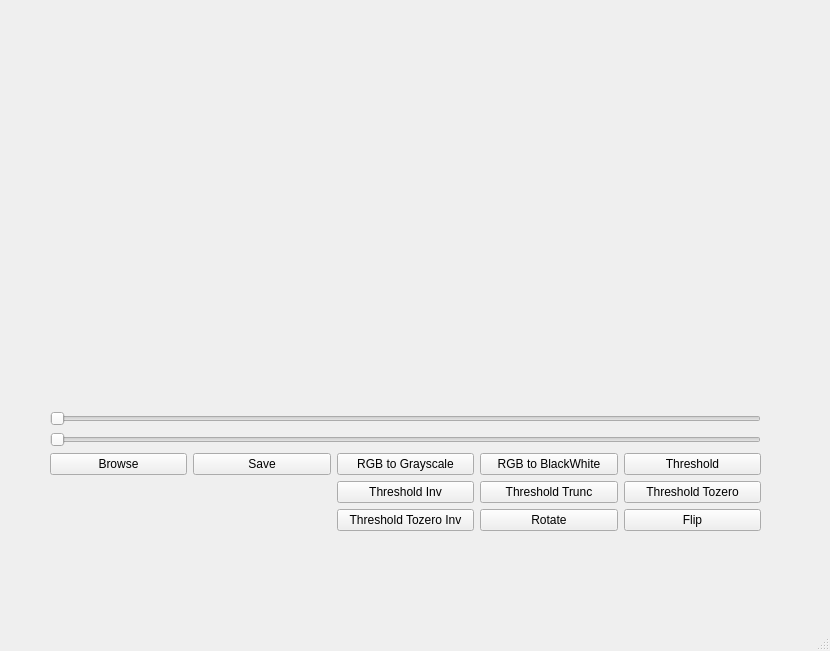
<?xml version="1.0" encoding="UTF-8"?>
<ui version="4.0">
 <class>MainWindow</class>
 <widget class="QMainWindow" name="MainWindow">
  <property name="geometry">
   <rect>
    <x>0</x>
    <y>0</y>
    <width>830</width>
    <height>651</height>
   </rect>
  </property>
  <property name="windowTitle">
   <string>MainWindow</string>
  </property>
  <widget class="QWidget" name="centralwidget">
   <widget class="QWidget" name="layoutWidget">
    <property name="geometry">
     <rect>
      <x>50</x>
      <y>20</y>
      <width>711</width>
      <height>511</height>
     </rect>
    </property>
    <layout class="QGridLayout" name="gridLayout">
     <item row="6" column="3">
      <widget class="QPushButton" name="pushButton_5">
       <property name="text">
        <string>Threshold Trunc</string>
       </property>
      </widget>
     </item>
     <item row="6" column="4">
      <widget class="QPushButton" name="pushButton_8">
       <property name="text">
        <string>Threshold Tozero</string>
       </property>
      </widget>
     </item>
     <item row="6" column="2">
      <widget class="QPushButton" name="pushButton_6">
       <property name="text">
        <string>Threshold Inv</string>
       </property>
      </widget>
     </item>
     <item row="5" column="2">
      <widget class="QPushButton" name="pushButton_3">
       <property name="text">
        <string>RGB to Grayscale</string>
       </property>
      </widget>
     </item>
     <item row="4" column="0" colspan="5">
      <widget class="QSlider" name="horizontalSlider_2">
       <property name="orientation">
        <enum>Qt::Horizontal</enum>
       </property>
      </widget>
     </item>
     <item row="5" column="4">
      <widget class="QPushButton" name="pushButton_7">
       <property name="text">
        <string>Threshold</string>
       </property>
      </widget>
     </item>
     <item row="5" column="0">
      <widget class="QPushButton" name="pushButton">
       <property name="text">
        <string>Browse</string>
       </property>
      </widget>
     </item>
     <item row="3" column="0" colspan="5">
      <widget class="QSlider" name="horizontalSlider">
       <property name="orientation">
        <enum>Qt::Horizontal</enum>
       </property>
      </widget>
     </item>
     <item row="0" column="0" colspan="5">
      <widget class="QLabel" name="label">
       <property name="text">
        <string/>
       </property>
       <property name="pixmap">
        <pixmap>download.jpg</pixmap>
       </property>
      </widget>
     </item>
     <item row="5" column="1">
      <widget class="QPushButton" name="pushButton_2">
       <property name="text">
        <string>Save</string>
       </property>
      </widget>
     </item>
     <item row="5" column="3">
      <widget class="QPushButton" name="pushButton_4">
       <property name="text">
        <string>RGB to BlackWhite</string>
       </property>
      </widget>
     </item>
     <item row="7" column="2">
      <widget class="QPushButton" name="pushButton_9">
       <property name="text">
        <string>Threshold Tozero Inv</string>
       </property>
      </widget>
     </item>
     <item row="7" column="3">
      <widget class="QPushButton" name="pushButton_10">
       <property name="text">
        <string>Rotate</string>
       </property>
      </widget>
     </item>
     <item row="7" column="4">
      <widget class="QPushButton" name="pushButton_11">
       <property name="text">
        <string>Flip</string>
       </property>
      </widget>
     </item>
    </layout>
   </widget>
  </widget>
  <widget class="QMenuBar" name="menubar">
   <property name="geometry">
    <rect>
     <x>0</x>
     <y>0</y>
     <width>830</width>
     <height>21</height>
    </rect>
   </property>
  </widget>
  <widget class="QStatusBar" name="statusbar"/>
 </widget>
 <resources/>
 <connections>
  <connection>
   <sender>horizontalSlider</sender>
   <signal>valueChanged(int)</signal>
   <receiver>label</receiver>
   <slot>setNum(int)</slot>
   <hints>
    <hint type="sourcelabel">
     <x>107</x>
     <y>435</y>
    </hint>
    <hint type="destinationlabel">
     <x>106</x>
     <y>264</y>
    </hint>
   </hints>
  </connection>
  <connection>
   <sender>horizontalSlider_2</sender>
   <signal>valueChanged(int)</signal>
   <receiver>label</receiver>
   <slot>clear()</slot>
   <hints>
    <hint type="sourcelabel">
     <x>190</x>
     <y>463</y>
    </hint>
    <hint type="destinationlabel">
     <x>184</x>
     <y>258</y>
    </hint>
   </hints>
  </connection>
  <connection>
   <sender>pushButton</sender>
   <signal>clicked()</signal>
   <receiver>label</receiver>
   <slot>clear()</slot>
   <hints>
    <hint type="sourcelabel">
     <x>79</x>
     <y>492</y>
    </hint>
    <hint type="destinationlabel">
     <x>79</x>
     <y>188</y>
    </hint>
   </hints>
  </connection>
  <connection>
   <sender>pushButton_2</sender>
   <signal>clicked()</signal>
   <receiver>label</receiver>
   <slot>clear()</slot>
   <hints>
    <hint type="sourcelabel">
     <x>219</x>
     <y>474</y>
    </hint>
    <hint type="destinationlabel">
     <x>163</x>
     <y>208</y>
    </hint>
   </hints>
  </connection>
  <connection>
   <sender>pushButton_3</sender>
   <signal>clicked()</signal>
   <receiver>label</receiver>
   <slot>clear()</slot>
   <hints>
    <hint type="sourcelabel">
     <x>389</x>
     <y>479</y>
    </hint>
    <hint type="destinationlabel">
     <x>266</x>
     <y>407</y>
    </hint>
   </hints>
  </connection>
  <connection>
   <sender>pushButton_4</sender>
   <signal>clicked()</signal>
   <receiver>label</receiver>
   <slot>clear()</slot>
   <hints>
    <hint type="sourcelabel">
     <x>504</x>
     <y>473</y>
    </hint>
    <hint type="destinationlabel">
     <x>344</x>
     <y>407</y>
    </hint>
   </hints>
  </connection>
  <connection>
   <sender>pushButton_7</sender>
   <signal>clicked()</signal>
   <receiver>label</receiver>
   <slot>clear()</slot>
   <hints>
    <hint type="sourcelabel">
     <x>681</x>
     <y>475</y>
    </hint>
    <hint type="destinationlabel">
     <x>679</x>
     <y>399</y>
    </hint>
   </hints>
  </connection>
  <connection>
   <sender>pushButton_5</sender>
   <signal>clicked()</signal>
   <receiver>label</receiver>
   <slot>clear()</slot>
   <hints>
    <hint type="sourcelabel">
     <x>560</x>
     <y>500</y>
    </hint>
    <hint type="destinationlabel">
     <x>558</x>
     <y>375</y>
    </hint>
   </hints>
  </connection>
  <connection>
   <sender>pushButton_6</sender>
   <signal>clicked()</signal>
   <receiver>label</receiver>
   <slot>clear()</slot>
   <hints>
    <hint type="sourcelabel">
     <x>400</x>
     <y>505</y>
    </hint>
    <hint type="destinationlabel">
     <x>406</x>
     <y>383</y>
    </hint>
   </hints>
  </connection>
  <connection>
   <sender>pushButton_9</sender>
   <signal>clicked()</signal>
   <receiver>label</receiver>
   <slot>clear()</slot>
   <hints>
    <hint type="sourcelabel">
     <x>428</x>
     <y>537</y>
    </hint>
    <hint type="destinationlabel">
     <x>444</x>
     <y>349</y>
    </hint>
   </hints>
  </connection>
  <connection>
   <sender>pushButton_11</sender>
   <signal>clicked()</signal>
   <receiver>label</receiver>
   <slot>clear()</slot>
   <hints>
    <hint type="sourcelabel">
     <x>710</x>
     <y>536</y>
    </hint>
    <hint type="destinationlabel">
     <x>715</x>
     <y>383</y>
    </hint>
   </hints>
  </connection>
  <connection>
   <sender>pushButton_10</sender>
   <signal>clicked()</signal>
   <receiver>label</receiver>
   <slot>clear()</slot>
   <hints>
    <hint type="sourcelabel">
     <x>521</x>
     <y>536</y>
    </hint>
    <hint type="destinationlabel">
     <x>528</x>
     <y>390</y>
    </hint>
   </hints>
  </connection>
 </connections>
</ui>
